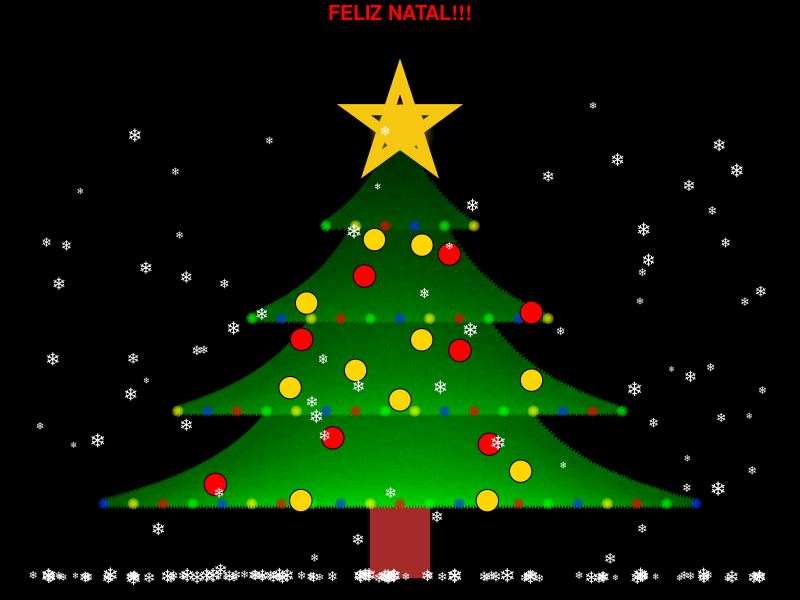
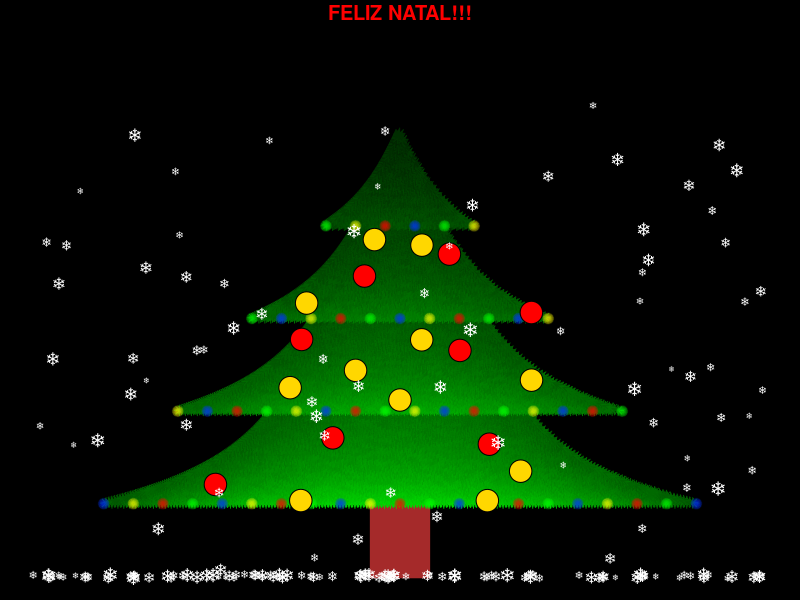
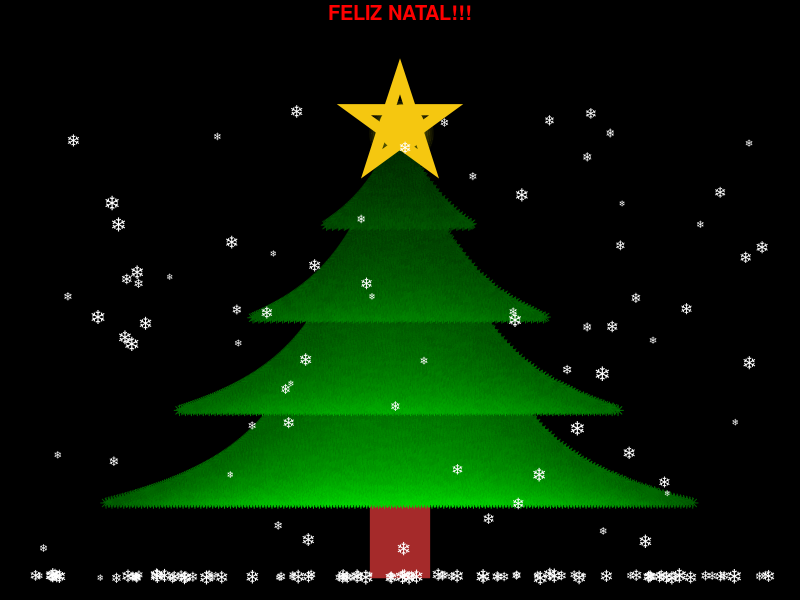
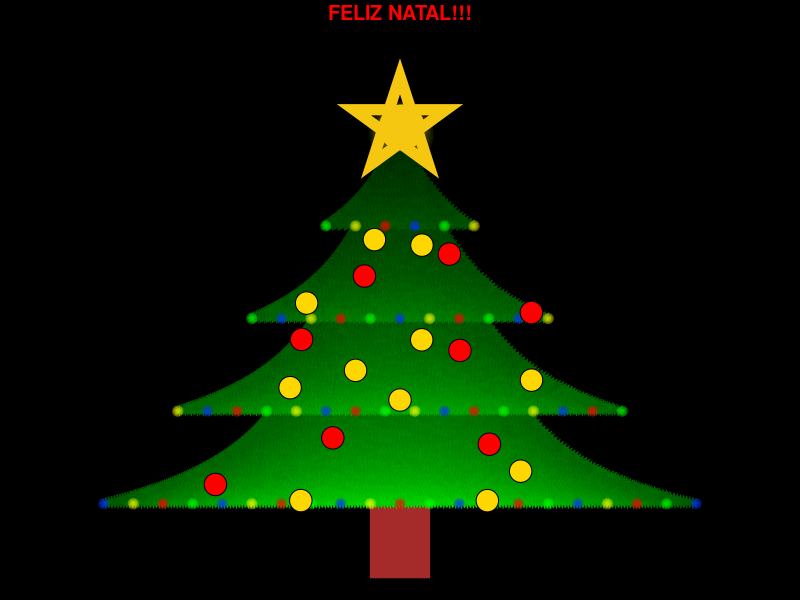
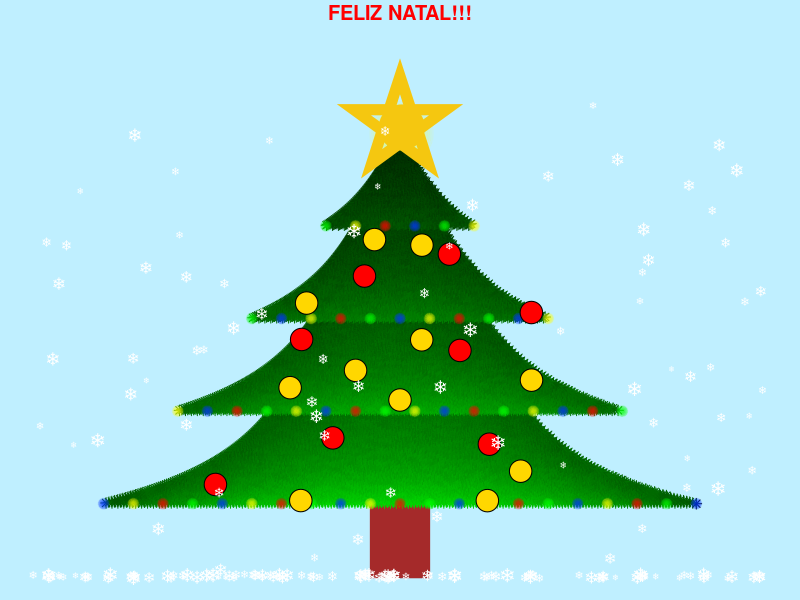

Write the R code that produced these figures, in order.
############## Minha àrvore em R <3 ##############
### Adaptada de Áquila Delfino, linkedin: https://www.linkedin.com/in/aquiladelfino/

chtree <- function(bulbs = TRUE, snow = TRUE, star = TRUE, bg.col = 1)
  {
  
  set.seed(1)
  
  p <- points
  r <- runif
  l <- 500
  s <- (l:1)/1000
  
  par(bg = bg.col, pch = 8, mar = rep(0, 4))
  
  plot(0, xlim = c(-1.25, 1.25), axes = F, xlab = "", ylab = "", ylim = c(-100, 650))
  a <- 0
  
  rect(-0.1, -100, 0.1, 0, col = "brown", border = "brown")
  
  title(main = "FELIZ NATAL!!!", 
        font.main = 2,
        line = -1,
        col.main = "red")
  
  if(isTRUE(star)) {
    # Star glow
    
    
    for(i in 11:1){
      points(0.005, 500.2, pch = 19, col = rgb(1, 1, 0, 0.05), cex = 3 + (0.5 * i))
    }
  }
  
  # Tree
  for(i in rep(exp(-(1:125)* 0.016), 4) * s + s){
    
    a <- a + 1
    for(j in seq(-i, i, 0.02)){
      p(j, a, col = rgb(0, i*.7 + 0.2 * r(1, 0.6, 1) - 0.5 * j^2, 0))
     
      
    }
  }
  
  if(isTRUE(bulbs)) {
    # Christmas bulbs
    cols <- sample(c(rgb(1, 0, 0, 0.1), rgb(0, 1, 0, 0.1), rgb(1, 1, 0, 0.1), rgb(0, 0.2, 1, 0.1)))
    cols2 <- sample(c(rgb(1, 0, 0, 0.1), rgb(0, 1, 0, 0.1), rgb(1, 1, 0, 0.1), rgb(0, 0.2, 1, 0.1)))
    cols3 <- sample(c(rgb(1, 0, 0, 0.1), rgb(0, 1, 0, 0.1), rgb(1, 1, 0, 0.1), rgb(0, 0.2, 1, 0.1)))
    cols4 <- sample(c(rgb(1, 0, 0, 0.1), rgb(0, 1, 0, 0.1), rgb(1, 1, 0, 0.1), rgb(0, 0.2, 1, 0.1)))
    
    for(i in 11:1){
      points(seq(-1, 1, 0.1), rep(0, 21), pch = 19, col = cols, cex = 0.15 + (0.12 * i))
      points(seq(-0.75, 0.75, 0.1), rep(125, 16), pch = 19, cex = 0.15 + (0.12 * i), col = cols2)
      points(seq(-0.5, 0.5, 0.1), rep(250, 11), pch = 19, cex = 0.15 + (0.12 * i), col = cols3)
      points(seq(-0.25, 0.25, 0.1), rep(375, 6), pch = 19, cex = 0.15 + (0.12 * i), col = cols4)
      
    }
    
    set.seed(60)
    points(runif(6, -0.77, 0.77), runif(6, 0, 100), pch = 21, cex = 3, bg = sample(c("gold", "red")))
    set.seed(2)
    points(runif(7, -0.5, 0.5), runif(7, 125, 300), pch = 21, cex = 3, bg = sample(c("gold", "red")))
    set.seed(5)
    points(runif(4, -0.2, 0.2), runif(4, 300, 370), pch = 21, cex = 3, bg = sample(c("gold", "red")))
    points(0, 140, pch = 21, cex = 3, bg = sample(c("gold", "red")))
    points(-0.15, 180, pch = 21, cex = 3, bg = sample(c("gold", "red")))
  }
  
  if(isTRUE(star)) {
    # Star
    points(0.006, 508, pch = 19, col = 7, cex = 6)
    p(0, 520, pch = "⭐", cex = 12, col = 7)
  }
  
  
  if(isTRUE(snow)) {
    # Snow
    p(r(75, -1.25, 1.25), r(75, -100, l+50), col = "white", cex = sample(seq(0.5, 1.2, length.out = 75)), pch = "❄️")
    p(r(100, -1.25, 1.25), r(100, -100, -95), col = "white", cex = sample(seq(0.5, 1.2, length.out = 75)), pch = "❄️")
  }
  
}

chtree()
chtree(star = FALSE)
chtree(bulbs = FALSE)
chtree(snow = FALSE )
chtree(bg.col = "lightblue1")

